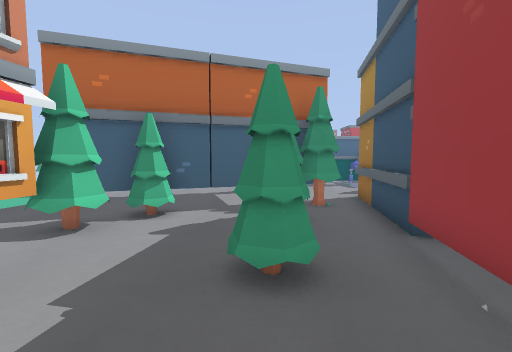
view 1 (above)

20 first-person views from a walk through a 3-D level made in the Godot game engine. The camera is 1.4 m above the floor, tilts 4° down and sees 90° across. The floor is counted in squares, 1 m on a side. Each view is taken from the middle of a square. On the plan, view 1 faces up. The plan holds only what a view shows up to about 13 squares ahead; the rest is blank. The place goes on beyond the plan.

view 2
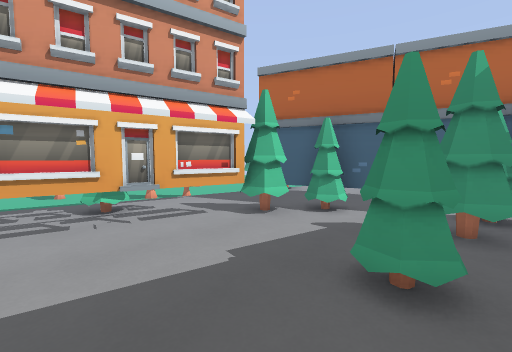

view 3
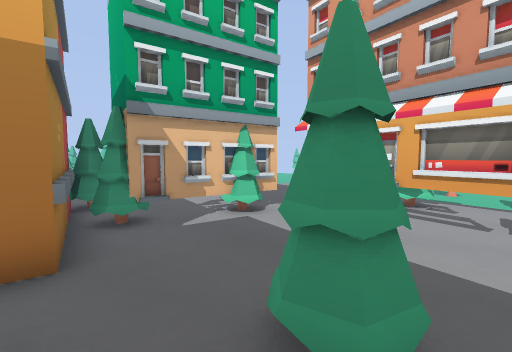

view 4
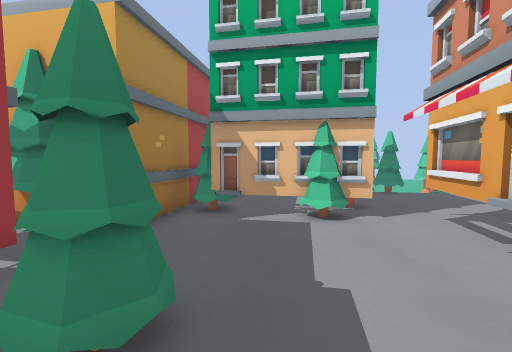

view 5
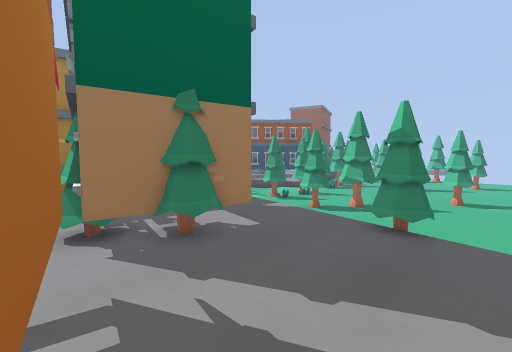

view 6
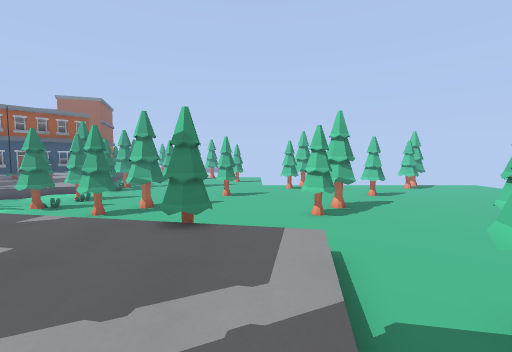

view 7
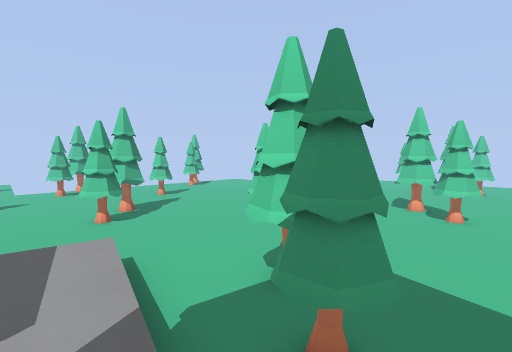

view 8
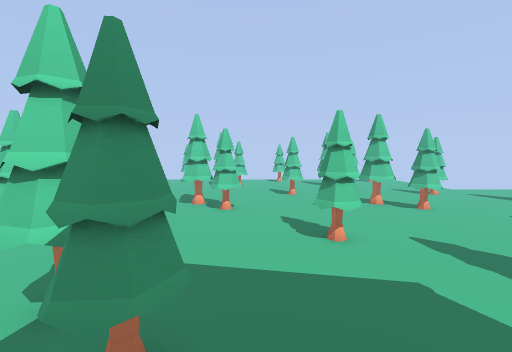

view 9
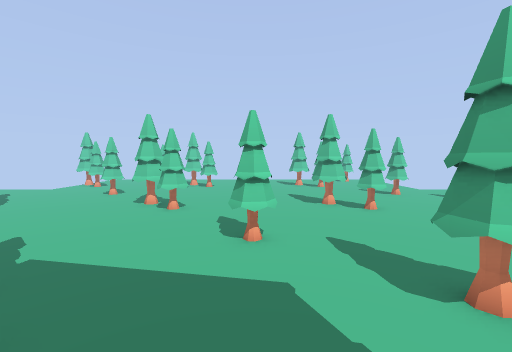

view 10
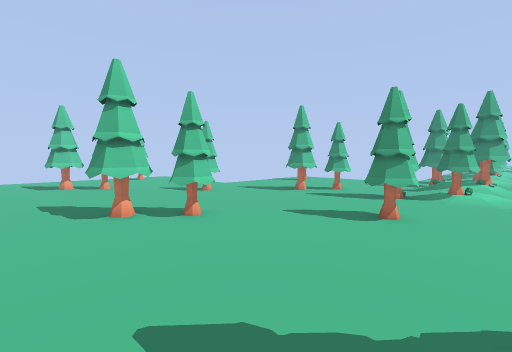

view 11
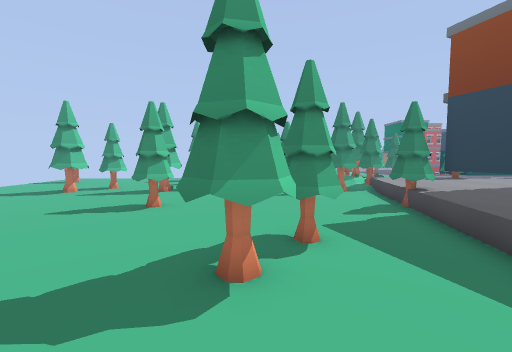

view 12
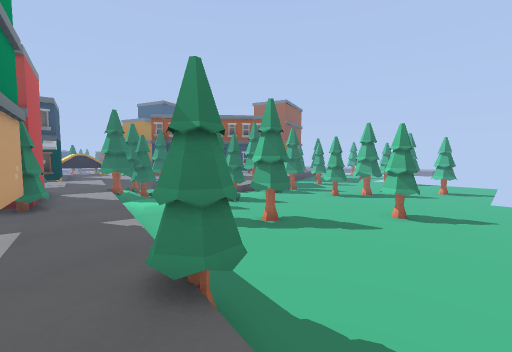

view 13
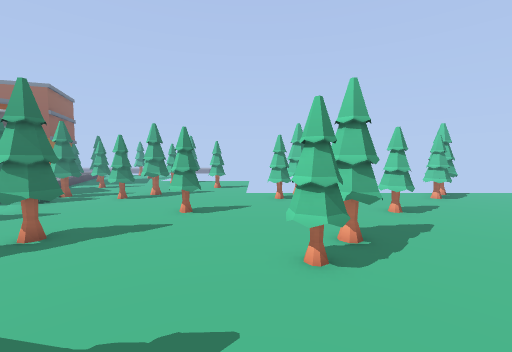

view 14
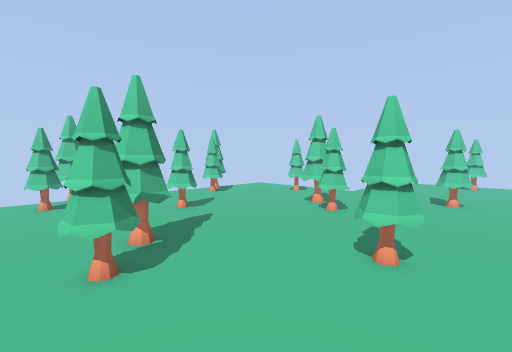

view 15
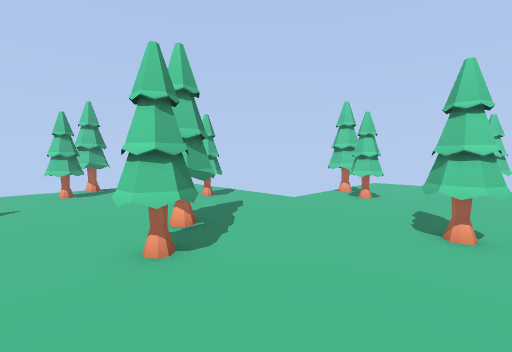

view 16
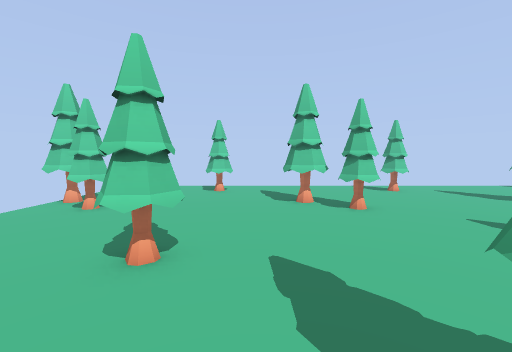

view 17
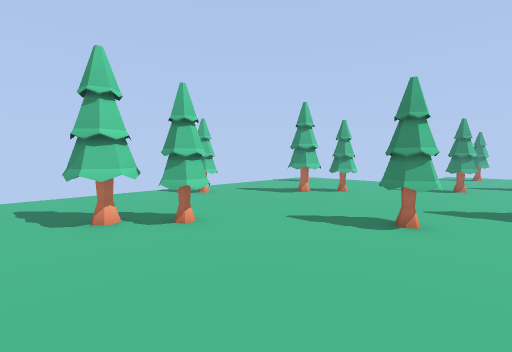

view 18
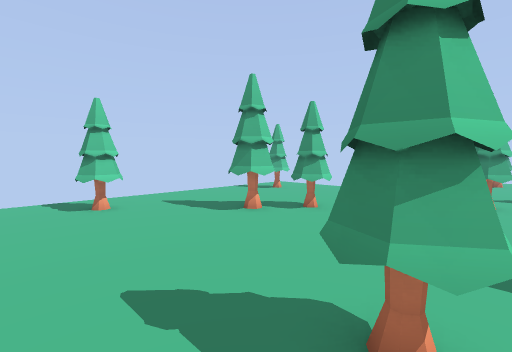

view 19
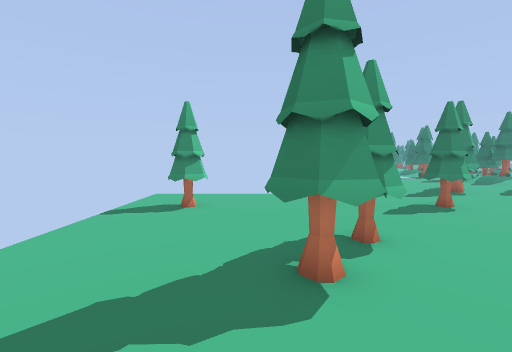

view 20
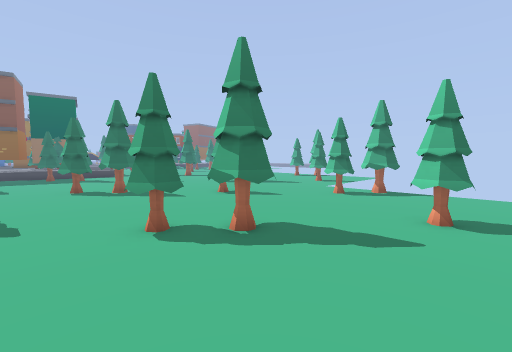

### Floor plan
Key: @ floor where view 1 was taken; # wall or solid block; x gap in a wall; . main floor; : floor 0.25 m higher than the main floor; + floor 0.5 m higher than the main floor; / step, stairs or slope; T thing the floor can be seen under or through.
Columns run from 30 left of view 1 to 7 right of it. Each row starts with its distance up from view 1.
 12         ...##........ .//+++++   +/
 11 ...... ................./+++++   ++
 10 ........##.............//++      ++
  9 .#......##......#......###      #+#
  8 ......................./+#  #####+#
  7 ......................./+ ###++####
  6 .....#......#.......#../+ ##++##+#
  5 ....#......##......#...+  ##+++++#
  4 .......................   #++++++#
  3 ..................... /   #+++#++#
  2 .#.......#......#.... / # #++++++#
  1 ..................... / TT++++++++
  0 ..................... +TTT++++@+###
 -1 .....T......#.......#  ++++###+##
 -2 ....TT.....##......##/++++## ###
 -3 ....T......##......#./++++#
 -4 ...................../+++++ #####
 -5 ........##...........////+++++++### #
 -6 .#......##......#......#////++++++++##
 -7 ...............................//# ++
 -8 ...............................::##
 -9 ....##......#......##......#..#:.###
-10 ...##......##......#......##..x..
-11        .......................x...
-12        .......................#://
-13        ..#......#............../
-14        ..  ..................../
-15        .. .......  ...........
-16          ...#...   .#......#..##
-17          ..##..    ##.....##..##
-18                       ....#
-19                       ...

Positions as (right, up) in squares from view 1, and headings:
1: (0, 0), facing up
2: (1, 0), facing up-left
3: (2, 4), facing down-left
4: (-1, 5), facing down
5: (-8, 0), facing down-right
6: (-8, 0), facing down
7: (-8, 0), facing down-left
8: (-8, 0), facing left
9: (-8, 2), facing left
10: (-12, 3), facing up-left
11: (-11, 2), facing up
12: (-9, -4), facing down-right
13: (-9, -4), facing down
14: (-9, -4), facing down-left
15: (-16, -5), facing down-left
16: (-18, -4), facing left
17: (-20, -4), facing up-left
18: (-21, 0), facing up-left
19: (-27, 2), facing up
20: (-30, 1), facing down-right
